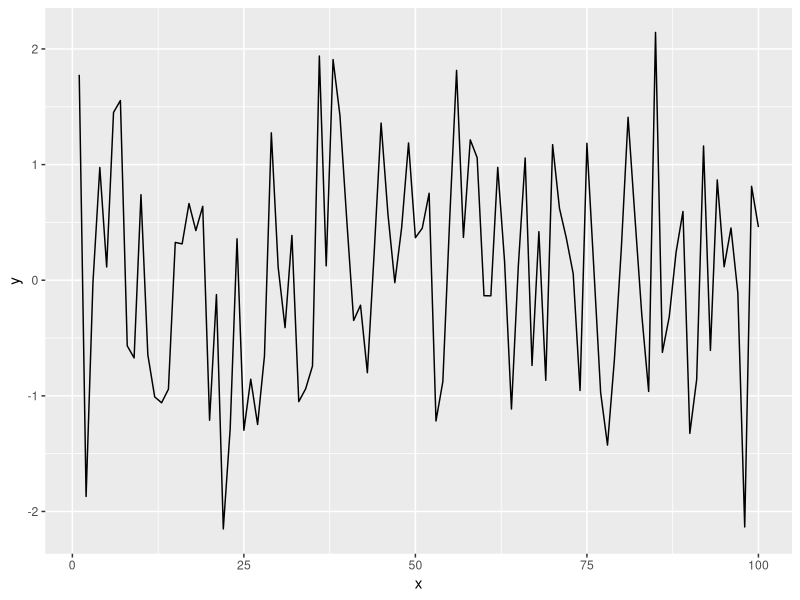
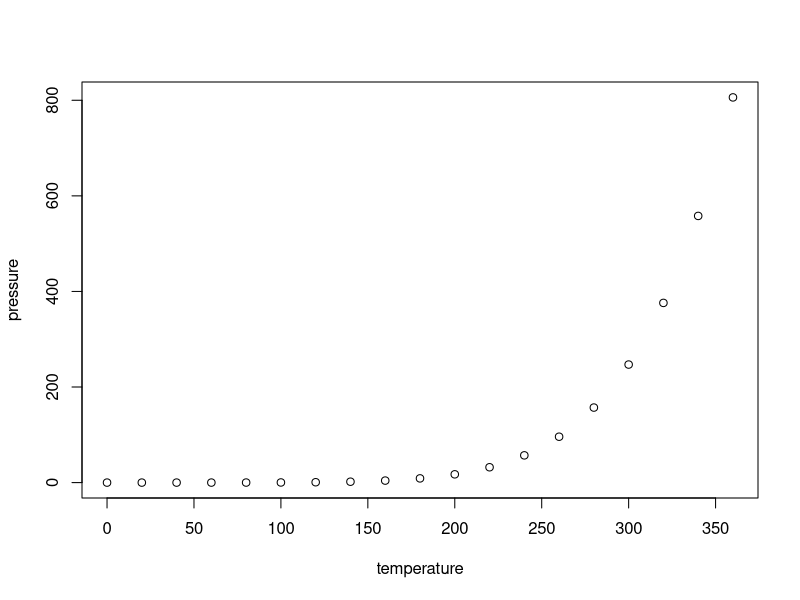

Write the R code that produced these figures, in order.
## ---- chunk 1
knitr:: opts_chunk$set(fig.align = 'center')
## ---- chunk 2
library(tidyverse)
## ---- chunk 3
x = seq(1:100)
y = rnorm(100)
dat = data.frame(x, y)
ggplot(dat, aes(x = x, y = y)) +
geom_line()
## ---- chunk 4
knitr::kable( head(dat, n=5), caption = "This is the first 5 rows.")
## ---- chunk 5
summary(cars)
## ---- chunk 6
plot(pressure)
